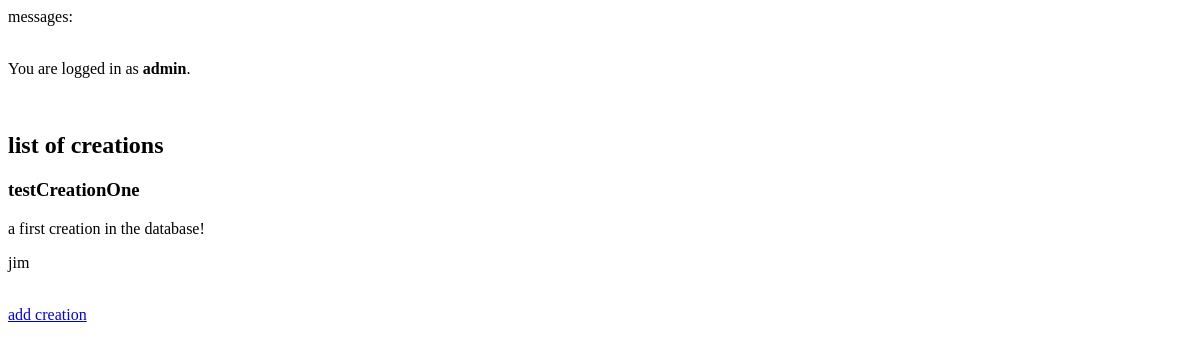
Before: /voting/dashboard/ (signed in) with the older database file.
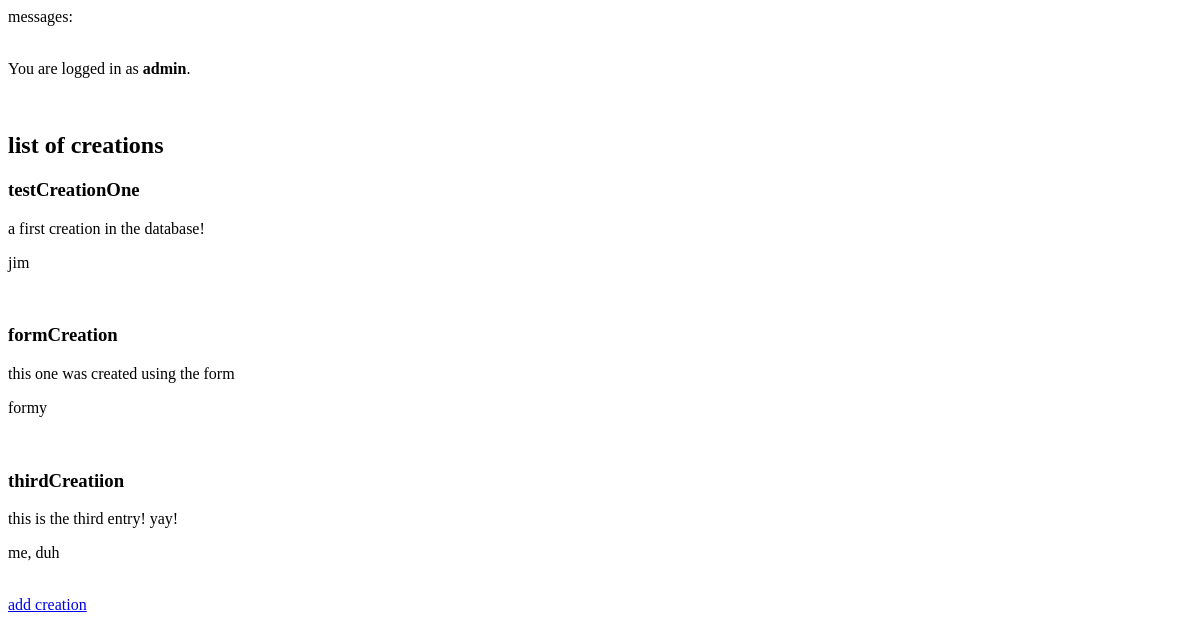
After: the same page with the newer database file.
### voting/models.py (models this page shows, shortened)
class Creation(models.Model):
    name = models.CharField(max_length=200)
    description = models.CharField(max_length=200)
    creator = models.CharField(max_length=200)

### voting/views.py (the view)
# urls.py: path("dashboard/", views.dashboard, name="dashboard"),
@user_passes_test(lambda u: u.is_staff)
def dashboard(request):
    return render(request=request,
                  template_name="voting/dashboard.html",
                  context={"creations": Creation.objects.all()})

### voting/templates/voting/dashboard.html
{% extends 'voting/header.html' %}
{% block content %}
{% include "voting/includes/status.html" %}
<br>
<h2> list of creations </h2>
{% for creation in creations %}
    <h3> {{ creation.name }} </h3>
    <p> {{ creation.description }} </p>
    <p> {{ creation.creator }} </p>
    <br>
{% endfor %}
<a href="addcreation">add creation</a>
{% endblock %}

### voting/templates/voting/header.html (shortened to what this page needs)
<head>
</head>
<body>
    {% include "voting/includes/messages.html" %}
  <div class="container">
    <br>
    {% block content %}
    {% endblock %}
  </div>
</body>

### voting/templates/voting/includes/messages.html (shortened to what this page needs)
<div>
    messages:
</div>

### voting/templates/voting/includes/status.html
<div>
    <p>
        {% if user.is_authenticated %}
        You are logged in as <strong>{{ user.username }}</strong>.
        {% else %}
        You are not logged in.
        {% endif %}
    </p>
</div>

Changed rows visible on the page:
added Creation: name "formCreation", description "this one was created using the form", creator "formy"
added Creation: name "thirdCreatiion", description "this is the third entry! yay!", creator "me, duh"
